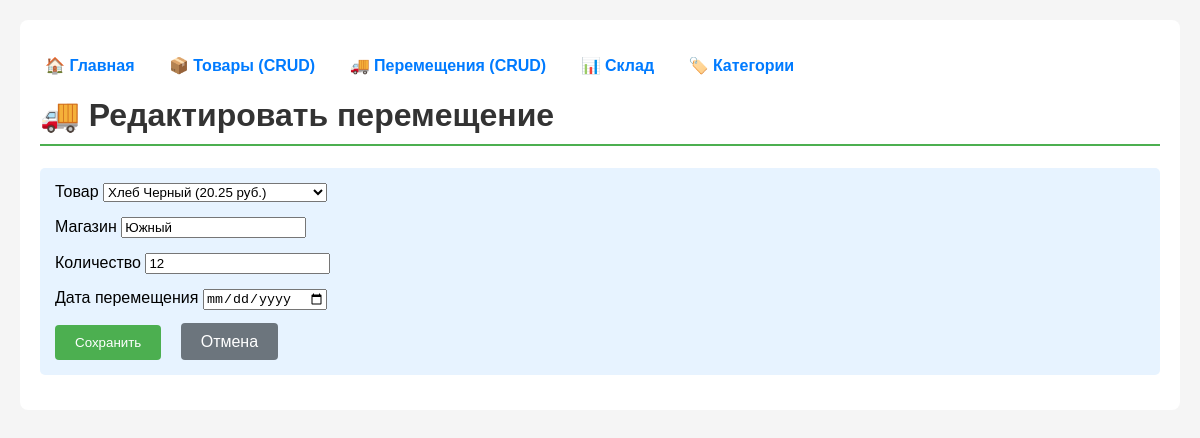
The app's page /movements/3/update/ with its own data.
### firstapp_var_6/models.py (models this page shows, shortened)
class Movement(models.Model):
    product = models.ForeignKey(Product, on_delete=models.CASCADE, verbose_name='Товар')
    store = models.CharField(max_length=100, verbose_name='Магазин')
    quantity = models.IntegerField(verbose_name='Количество')
    date = models.DateField(verbose_name='Дата перемещения')  # Убрали auto_now_add=True
    class Meta:
        verbose_name = 'Перемещение'
        verbose_name_plural = 'Перемещения'
        ordering = ['-date']

### firstapp_var_6/views.py (the view)
# urls.py: path('movements/<int:pk>/update/', views.movement_update, name='movement_update'),
def movement_update(request, pk):
    movement = get_object_or_404(Movement, pk=pk)
    if request.method == 'POST':
        form = MovementForm(request.POST, instance=movement)
        if form.is_valid():
            form.save()
            return redirect('firstapp_var_6:movement_list')
    else:
        form = MovementForm(instance=movement)
    return render(request, 'movements/movement_form.html', {
        'form': form,
        'page_title': 'Редактировать перемещение',
        'action': 'update'
    })

### firstapp_var_6/forms.py
class MovementForm(forms.ModelForm):
    class Meta:
        model = Movement
        fields = ['product', 'store', 'quantity', 'date']  # Вернули date
        widgets = {
            'date': forms.DateInput(attrs={'type': 'date', 'class': 'form-control'}),
            'product': forms.Select(attrs={'class': 'form-control'}),
            'store': forms.TextInput(attrs={'class': 'form-control'}),
            'quantity': forms.NumberInput(attrs={'class': 'form-control'}),
        }
        labels = {
            'product': 'Товар',
            'store': 'Магазин',
            'quantity': 'Количество',
            'date': 'Дата перемещения',
        }

### firstapp_var_6/models.py (called while the page is built)
    def __str__(self):
        return f"{self.name} ({self.price} руб.)"

### templates/movements/movement_form.html (shortened to what this page needs)
{% extends 'base.html' %}
{% block content %}
    <h1>🚚 {{ page_title }}</h1>
    <div class="stats">
        <form method="post">
            {% for field in form %}
            <div style="margin-bottom: 15px;">
                <label>{{ field.label }}</label>
                {{ field }}
            </div>
            {% endfor %}
            <button type="submit" style="
                background: #4CAF50;
                color: white;
                padding: 10px 20px;
                border: none;
                border-radius: 4px;
                cursor: pointer;
                margin-right: 10px;
            ">
                {% if action == 'create' %}Создать{% else %}Сохранить{% endif %}
            </button>
            <a href="{% url 'firstapp_var_6:movement_list' %}" style="
                background: #6c757d;
                color: white;
                padding: 10px 20px;
                text-decoration: none;
                border-radius: 4px;
            ">
                Отмена
            </a>
        </form>
    </div>
{% endblock %}

### templates/base.html (style rules this page uses)
body { font-family: Arial, sans-serif; margin: 20px; background: #f5f5f5; }
a { text-decoration: none; color: #007bff; margin: 5px; }
.stats { background: #e7f3ff; padding: 15px; border-radius: 5px; margin: 15px 0; }
h1 { color: #333; border-bottom: 2px solid #4CAF50; padding-bottom: 10px; }

### records on screen
Movement: form "Хлеб Черный (20.25 руб.)" "Южный" "12"

### other values on screen
{{ page_title }} "Редактировать перемещение"
{{ field.label }} "Товар" "Магазин" "Количество" "Дата перемещения"
